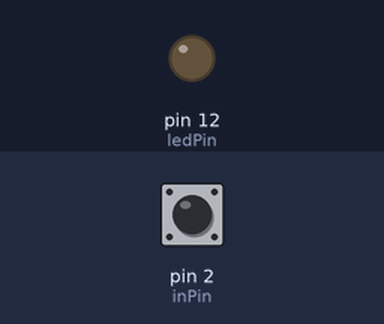
Simulated run of this sketch. Board: Arduino Leonardo, built with avr-gcc and run on an emulated ATmega32U4. On the bench: output pins drawn as LEDs (lit = HIGH). The test bench sets the inputs (shaded band); at power-on: pin 2 (inPin) HIGH. USB keyboard and mouse output is not drawn.

Above: at 0.1 s.
At 5.1 s:
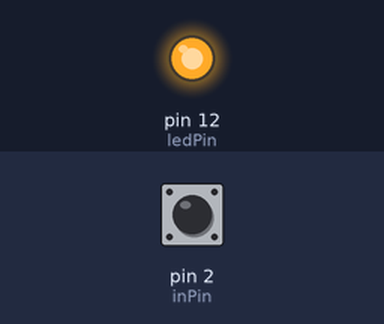
Timing chart, 0 to 6.6 s (numbered marks = the images above):
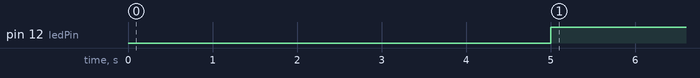

Measured:
- by itself, pin 12 (ledPin): LOW → HIGH at 5.0 s

The sketch:

arduinoKeyboard.ino
```cpp
#include <Keyboard.h>

int inPin = 2;
int ledPin = 12;
int reading=0;

int outputState = HIGH;         // the current state of the output pin
int buttonState;             // the current reading from the input pin
int lastButtonState = HIGH;   // the previous reading from the input pin

// the following variables are unsigned longs because the time, measured in
// milliseconds, will quickly become a bigger number than can be stored in an int.
unsigned long lastDebounceTime = 0;  // the last time the output pin was toggled
unsigned long debounceDelay = 10;    // the debounce time; increase if the output flickers

int debounce(int reading);

void setup() {
  pinMode(ledPin, OUTPUT);
  pinMode(inPin, INPUT_PULLUP);

  lastButtonState = HIGH;

  delay(5000);
  Keyboard.begin();
}

void loop() {
  reading = digitalRead(inPin);   // read the input pin
  buttonState = debounce(reading);
  digitalWrite(ledPin, outputState);

  if(buttonState==LOW) //LOW means pressed
  {
    Keyboard.print("Hello!");
  }
  // save the reading. Next time through the loop, it'll be the lastButtonState:
  lastButtonState = reading;

  delay(10);
}

int debounce(int inVal)
{
 // If the switch changed, due to noise or pressing:
  if (inVal != lastButtonState) {
    // reset the debouncing timer
    lastDebounceTime = millis();
  }

  if ((millis() - lastDebounceTime) > debounceDelay) {
    // whatever the reading is at, it's been there for longer than the debounce
    // delay, so take it as the actual current state:

    // if the button state has changed:
    if (inVal != buttonState) {
      buttonState = inVal;


      // only act when button is released
      /*if (lastButtonState == HIGH) {
        return LOW;
      }*/
    }
  }
  return lastButtonState;
}
```
